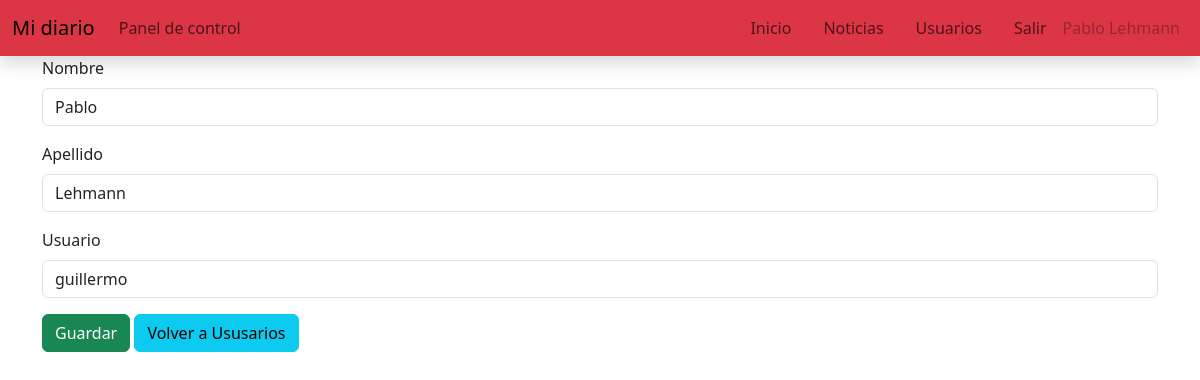
Screenshot of /admin/usuario_editar.php?id_usuario=1 (signed in) with the database file from the repository.
### tables this page shows
CREATE TABLE `usuarios` (
  `id_usuario` int(11) NOT NULL,
  `nombre` varchar(30) NOT NULL,
  `apellido` varchar(30) NOT NULL,
  `usuario` varchar(30) NOT NULL,
  `password` varchar(30) NOT NULL
);

### admin/usuario_editar.php (the view, shortened to what this page needs)
<?php
extract($_REQUEST);
        ?>
    <!DOCTYPE html>
    <html lang="es">
    <head>
        <link href="https://cdn.jsdelivr.net/npm/bootstrap@5.3.2/dist/css/bootstrap.min.css" rel="stylesheet"
>
        <link href="https://cdn.jsdelivr.net/npm/summernote@0.8.18/dist/summernote.min.css" rel="stylesheet">
    </head>
    <body>
        <div class="container">
        <?php require("menu.php"); ?>
        <h1>Usuario editar</h1>
        <?php
        require("conexion.php");
        $conexion = mysqli_connect($server_db, $usuario_db, $password_db)
            or die("No se puede conectar con el servidor");
        mysqli_select_db($conexion, $base_db)
            or die("No se puede seleccionar la base de datos");
        $instruccion = 'select * from usuarios where id_usuario=' . $id_usuario . '';
        $consulta = mysqli_query($conexion, $instruccion) or die("No pudo consultar");
        $resultado = mysqli_fetch_array($consulta);
        ?>
        <form action="usuario_editar_guardar.php" method="post" enctype="multipart/form-data">
            <div class="mb-3">
                <label for="nombre" class="form-label">Nombre</label>
                <input type="text" class="form-control" id="nombre" name="nombre" placeholder="Ingrese un nombre"
                    required value="<?php print($resultado['nombre']); ?>">
            </div>
            <div class="mb-3">
                <label for="apellido" class="form-label">Apellido</label>
                <input type="text" class="form-control" id="apellido" name="apellido" placeholder="Ingrese un apellido"
                    required value="<?php print($resultado['apellido']); ?>">
            </div>
            <div class="mb-3">
                <label for="usuario" class="form-label">Usuario</label>
                <input type="text" class="form-control" id="usuario" name="usuario" placeholder="Ingrese un usuario"
                    required value="<?php print($resultado['usuario']); ?>">
            </div>
            <div class="mb-3">
                <input type="submit" class="btn btn-success" id="enviar" name="enviar" value="Guardar">
                <a href="usuarios.php" class="btn btn-info">Volver a Ususarios</a>
            </div>
        </form>
    </div>
</body>
</html>

### rows the page displays
usuarios: nombre "Pablo", apellido "Lehmann", usuario "guillermo"

### other values shown
$_SESSION["nombre"] "Pablo"
$_SESSION["apellido"] "Lehmann"
